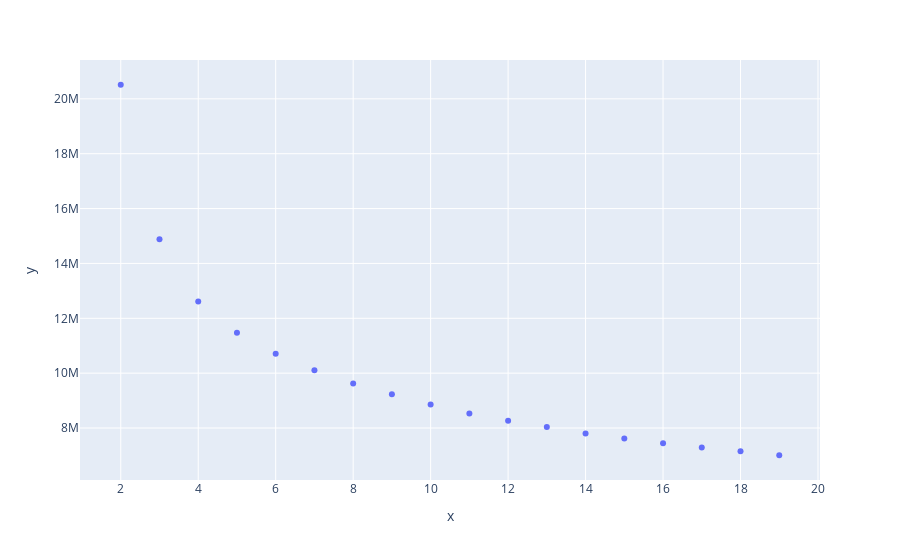

Source (notebook cell):
### Code cell
px.scatter(x=range(2,20),y=cost)

### Figure 1 — Plotly figure (JSON) as saved in the notebook; plotly's stock layout.template omitted (floating-point values rounded to 4 significant figures)
{"data": [{"hovertemplate": "x=%{x}<br>y=%{y}<extra></extra>", "legendgroup": "", "marker": {"color": "#636efa", "symbol": "circle"}, "mode": "markers", "name": "", "orientation": "v", "showlegend": false, "type": "scatter", "x": [2, 3, 4, 5, 6, 7, 8, 9, 10, 11, 12, 13, 14, 15, 16, 17, 18, 19], "xaxis": "x", "y": [20510000.0, 14890000.0, 12610000.0, 11470000.0, 10710000.0, 10110000.0, 9627000.0, 9231000.0, 8859000.0, 8528000.0, 8270000.0, 8036000.0, 7803000.0, 7614000.0, 7443000.0, 7293000.0, 7150000.0, 7008000.0], "yaxis": "y"}], "layout": {"legend": {"tracegroupgap": 0}, "margin": {"t": 60}, "xaxis": {"anchor": "y", "domain": [0, 1], "title": {"text": "x"}}, "yaxis": {"anchor": "x", "domain": [0, 1], "title": {"text": "y"}}}}
